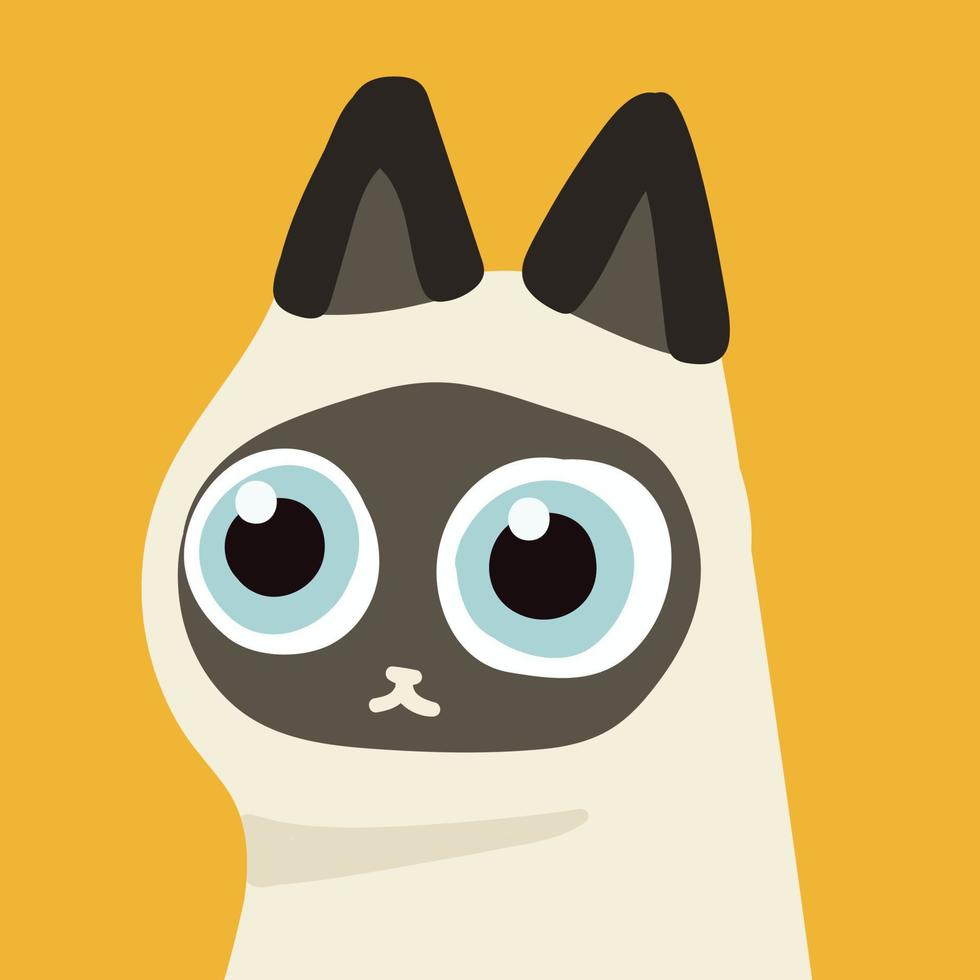
#> input picture cat.jpg, 980 x 980 px
$ python main.py cat.jpg quijote.jpg
#> lines starting #> are read from the running program, lines starting #| are printed output that depends on the picture
#!/usr/bin/env python3

import sys
import numpy as np
import imageio.v2 as imageio

def svd_truncation(matrix, percentage):
    U, s, Vt = np.linalg.svd(matrix)

    rank = round( len(s) * (int(percentage) / 100) )

    U_truncated = U[:,:rank]
    Vt_truncated = Vt[:rank]
    s_truncated = s[:rank]

    return np.shape(matrix), U_truncated, Vt_truncated, s_truncated

def matrix_padding(shape, U_truncated, Vt_truncated, s_truncated):
    n, m = shape

    U_padded = np.pad(U_truncated, ((0, n - U_truncated.shape[0]), (0, n - U_truncated.shape[1])), mode='constant')

    Vt_padded = np.pad(Vt_truncated, ((0, m - Vt_truncated.shape[0]), (0, m - Vt_truncated.shape[1])), mode='constant')

    Z_padded = np.zeros((n, m))
    Z_padded[:s_truncated.shape[0], :s_truncated.shape[0]] = np.diag(s_truncated)

    matrix_padded = U_padded @ Z_padded @ Vt_padded
    return matrix_padded

def compress_image(path, percentage):

#> called with path = 'cat.jpg', percentage = 'quijote.jpg'
    image = imageio.imread(path) # read image as a matrix
#> image is the input picture: shape (980, 980, 3); mean R, G, B 209.7, 175.7, 102.2

    # Compression for mxn images
    if len(image.shape) == 2:
      shape, U_truncated, Vt_truncated, s_truncated = svd_truncation(image, percentage)
      compressed_image = matrix_padding(shape, U_truncated, Vt_truncated, s_truncated).clip(0, 255).astype(np.uint8)
      imageio.imwrite('compressed_image.jpg', compressed_image)

    # Compression for mxnx3 images
    elif len(image.shape) == 3:
      image_channels = []

      # Compressing the 3 channels
      for k in range(3):
        shape, U_truncated, Vt_truncated, s_truncated = svd_truncation(image[:,:,k], percentage)
        compressed_channel = matrix_padding(shape, U_truncated, Vt_truncated, s_truncated).clip(0, 255).astype(np.uint8)
        image_channels.append(compressed_channel)
#> this loop made 1 pass
#> pass 1, in svd_truncation, `U, s, Vt = np.linalg.svd(matrix)`:
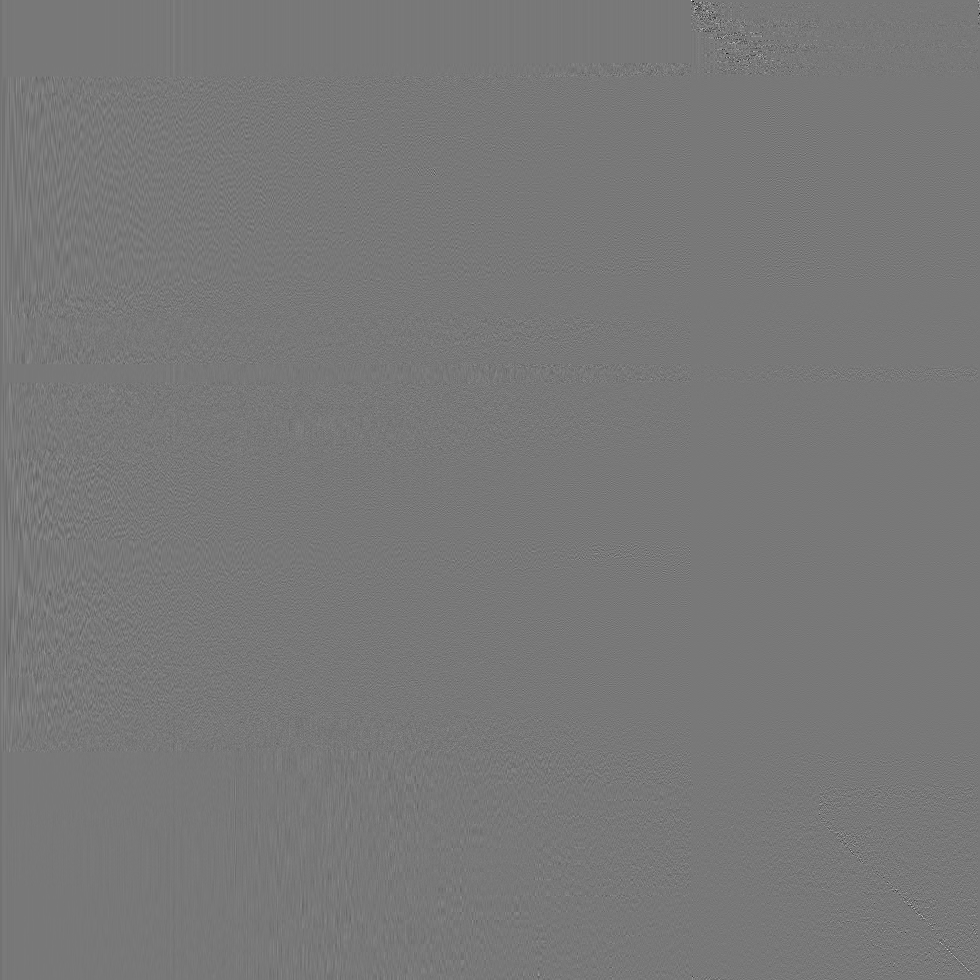
#> U: shape (980, 980) float64; min -0.782, max 0.87, mean -2.77e-05; drawn with min black and max white
#> after the loop, image_channels = []

      # Then stacking them
      compressed_image = np.dstack(image_channels)
      imageio.imwrite('compressed_image.jpg', compressed_image)

    else:
      print('only mxn or mxnx3 images')

if __name__ == "__main__":
    if len(sys.argv) != 3:
        print("Usage: python main.py <image_location> <compression percentage>")
        sys.exit(1)

    image_location = sys.argv[1]
    compression_percentage = sys.argv[2]
#> (the run stopped early here; a loop or call above may not have finished)
